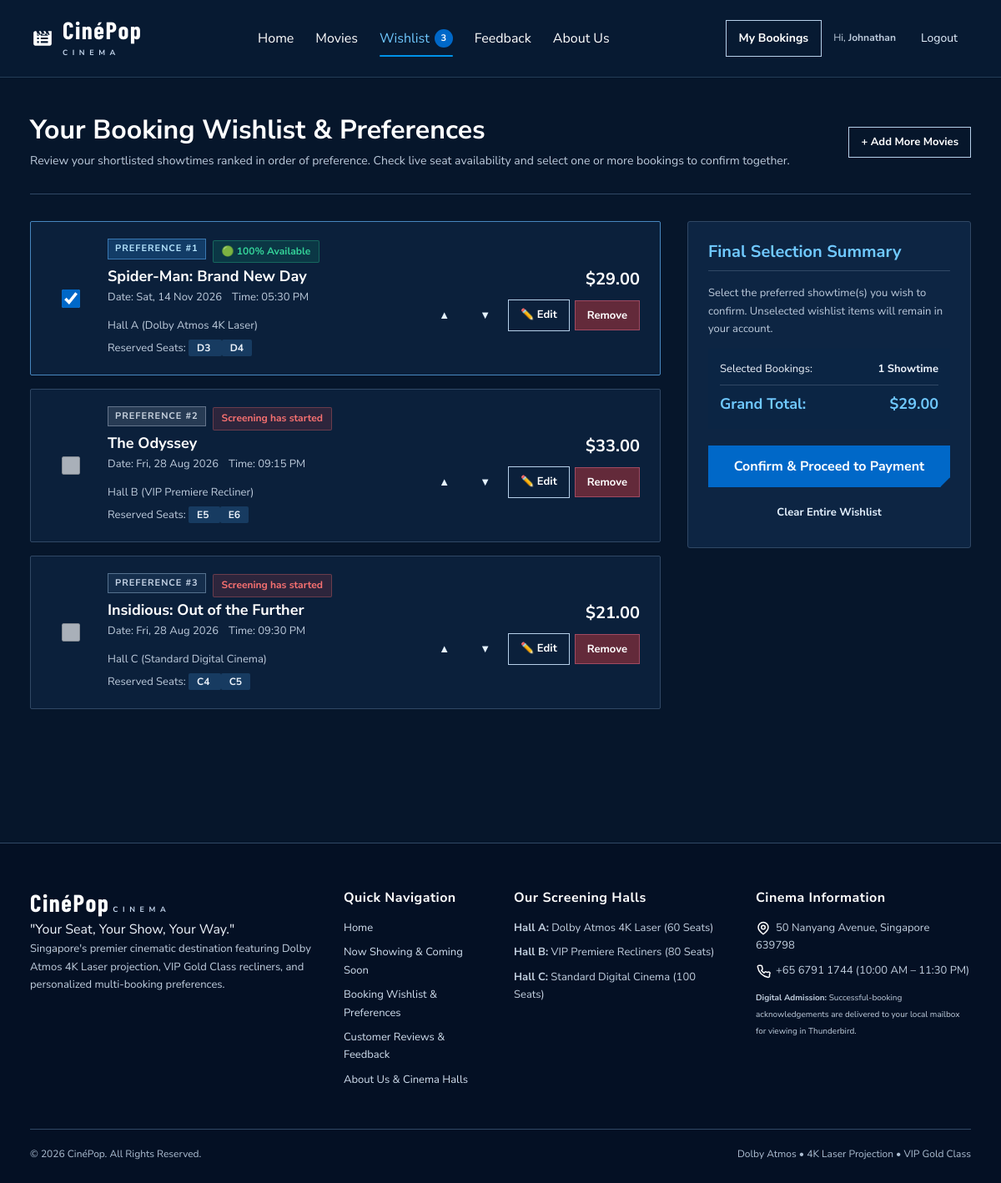
Page /wishlist.php (signed in) on the committed database.
### tables this page shows
CREATE TABLE `screenings` (
  `screening_id` INT AUTO_INCREMENT PRIMARY KEY,
  `movie_id` INT NOT NULL,
  `hall_id` INT NOT NULL,
  `screening_date` DATE NOT NULL,
  `screening_time` TIME NOT NULL,
  CONSTRAINT `fk_screenings_movie` FOREIGN KEY (`movie_id`) REFERENCES `movies` (`movie_id`) ON DELETE CASCADE,
  CONSTRAINT `fk_screenings_hall` FOREIGN KEY (`hall_id`) REFERENCES `halls` (`hall_id`) ON DELETE CASCADE
);

CREATE TABLE `booking_wishlist` (
  `wishlist_id` INT AUTO_INCREMENT PRIMARY KEY,
  `user_id` INT NOT NULL,
  `screening_id` INT NOT NULL,
  `selected_seats` VARCHAR(255) NOT NULL,  
  `preference_rank` INT NOT NULL DEFAULT 1,  
  `estimated_total` DECIMAL(8,2) NOT NULL,
  `added_at` DATETIME DEFAULT CURRENT_TIMESTAMP,
  CONSTRAINT `fk_wishlist_user` FOREIGN KEY (`user_id`) REFERENCES `users` (`user_id`) ON DELETE CASCADE,
  CONSTRAINT `fk_wishlist_screening` FOREIGN KEY (`screening_id`) REFERENCES `screenings` (`screening_id`) ON DELETE CASCADE
);

CREATE TABLE `movies` (
  `movie_id` INT AUTO_INCREMENT PRIMARY KEY,
  `title` VARCHAR(150) NOT NULL,
  `synopsis` TEXT NOT NULL,
  `genre` VARCHAR(100) NOT NULL,
  `duration_minutes` INT NOT NULL,
  `rating` VARCHAR(10) NOT NULL,  
  `director` VARCHAR(100) NOT NULL,
  `cast` VARCHAR(255) NOT NULL,
  `poster_image` VARCHAR(255) NOT NULL,
  `backdrop_image` VARCHAR(255) DEFAULT '',
  `trailer_url` VARCHAR(255) DEFAULT '',
  `status` ENUM('now_showing', 'coming_soon') DEFAULT 'now_showing',
  `release_date` DATE NOT NULL,
  `created_at` DATETIME DEFAULT CURRENT_TIMESTAMP
);

CREATE TABLE `halls` (
  `hall_id` INT AUTO_INCREMENT PRIMARY KEY,
  `hall_name` VARCHAR(50) NOT NULL,
  `experience_type` VARCHAR(50) NOT NULL DEFAULT 'Dolby Atmos',
  `total_rows` INT NOT NULL,
  `seats_per_row` INT NOT NULL,
  `premium_row_start` INT NOT NULL,  
  `standard_price` DECIMAL(6,2) NOT NULL DEFAULT 10.50,
  `premium_price` DECIMAL(6,2) NOT NULL DEFAULT 14.50
);

### includes/auth.php (called while the page is built, shortened)
<?php
function getCurrentUserId() {
    return $_SESSION['user_id'] ?? null;
}
?>

### wishlist.php (the view, shortened to what this page needs)
<?php
require_once __DIR__ . '/includes/db_connect.php';
require_once __DIR__ . '/includes/auth.php';
$userId = getCurrentUserId();
$wSql = "
    SELECT w.wishlist_id, w.selected_seats, w.preference_rank, w.estimated_total, w.added_at,
           s.screening_id, s.screening_date, s.screening_time,
           m.movie_id, m.title AS movie_title, m.rating, m.poster_image,
           h.hall_name, h.experience_type
    FROM booking_wishlist w
    JOIN screenings s ON w.screening_id = s.screening_id
    JOIN movies m ON s.movie_id = m.movie_id
    JOIN halls h ON s.hall_id = h.hall_id
    WHERE w.user_id = ?
    ORDER BY w.preference_rank ASC, w.added_at DESC
";
$wStmt = $conn->prepare($wSql);
$wStmt->bind_param("i", $userId);
$wStmt->execute();
$wishlistItems = $wStmt->get_result();
require_once __DIR__ . '/includes/header.php';
?>
<div class="wishlist-hero">
    <div style="display: flex; justify-content: space-between; align-items: center; flex-wrap: wrap; gap: 16px;">
        <div>
            <h1 style="font-size: 32px; margin-bottom: 6px; color: var(--color-primary-light);">
                Your Booking Wishlist & Preferences
            </h1>
            <p style="color: var(--color-text-muted); font-size: 14px; margin: 0;">
                Review your shortlisted showtimes ranked in order of preference. Check live seat availability and select one or more bookings to confirm together.
            </p>
        </div>
        <a href="movies.php" class="btn btn--outline btn--sm">
            + Add More Movies
        </a>
    </div>
</div>
<?php if ($wishlistItems->num_rows > 0): ?>
    <form method="POST" action="confirmation.php?mode=wishlist" id="wishlistConfirmForm"><?= csrfField() ?>
        <div class="booking-layout">
            <div class="wishlist-cards-list">
                <?php
                $itemIndex = 0;
                while ($item = $wishlistItems->fetch_assoc()):
                    $itemIndex++;
                    $wishlistId = (int)$item['wishlist_id'];
                    $screeningId = (int)$item['screening_id'];
                    $seatsArr = explode(',', $item['selected_seats']);
                    $takenSeats = [];
                    $hasStarted = strtotime($item['screening_date'].' '.$item['screening_time']) <= time();
                    $isFullyAvailable = !$hasStarted && (count($takenSeats) === 0);
                    $isPartiallyAvailable = (count($takenSeats) > 0 && count($takenSeats) < count($seatsArr));
                    $rankClass = ($item['preference_rank'] == 1) ? 'rank-1' : (($item['preference_rank'] == 2) ? 'rank-2' : 'rank-3');
                ?>
                    <div class="wishlist-card <?php echo $isFullyAvailable ? 'is-selected' : ''; ?>" id="card_<?php echo $wishlistId; ?>">
                        <div class="wishlist-checkbox-wrap">
                            <input type="checkbox"
                                   name="selected_wishlist_ids[]"
                                   value="<?php echo $wishlistId; ?>"
                                   class="wishlist-checkbox"
                                   data-price="<?php echo (float)$item['estimated_total']; ?>"
                                   data-available="<?php echo $isFullyAvailable ? '1' : '0'; ?>"
                                   <?php echo ($isFullyAvailable && $itemIndex === 1) ? 'checked' : ($isFullyAvailable ? 'checked' : 'disabled'); ?>>
                        </div>
                        <div>
                            <div style="display: flex; align-items: center; gap: 8px; margin-bottom: 4px;">
                                <span class="wishlist-rank-badge <?php echo $rankClass; ?>">
                                    Preference #<?php echo (int)$item['preference_rank']; ?>
                                </span>
                                <?php if ($isFullyAvailable): ?>
                                    <span class="status-badge status-badge--success">🟢 100% Available</span>
                                <?php elseif ($isPartiallyAvailable): ?>
                                    <span class="status-badge status-badge--warning">🟡 Partially Available (<?php echo implode(', ', $takenSeats); ?> booked)</span>
                                <?php else: ?>
                                    <span class="status-badge status-badge--danger"><?= $hasStarted ? 'Screening has started' : 'Unavailable (Seats taken)' ?></span>
                                <?php endif; ?>
                            </div>
                            <h3 class="wishlist-movie-title">
                                <?php echo htmlspecialchars($item['movie_title']); ?>
                            </h3>
                            <div class="wishlist-meta">
                                <span>Date: <?php echo date('D, d M Y', strtotime($item['screening_date'])); ?></span>
                                <span>Time: <?php echo date('h:i A', strtotime($item['screening_time'])); ?></span>
                                <span><?php echo htmlspecialchars($item['hall_name']); ?> (<?php echo htmlspecialchars($item['experience_type']); ?>)</span>
                            </div>
                            <div style="font-size: 13px; color: var(--color-text-muted);">
                                <span>Reserved Seats: </span>
                                <?php foreach ($seatsArr as $s): ?>
                                    <span class="pill-tag" style="background:#173b61; color:var(--color-primary-light); font-weight:bold;">
                                        <?php echo htmlspecialchars($s); ?>
                                    </span>
                                <?php endforeach; ?>
                            </div>
                        </div>
                        <div class="wishlist-actions">
                            <span class="wishlist-price">$<?php echo number_format($item['estimated_total'], 2); ?></span>
                            <div class="wishlist-btn-row">
                                <button type="submit" form="wishlistAction<?= $wishlistId ?>" name="action" value="move_up" class="btn btn--ghost btn--sm" title="Increase Preference Rank">▲</button>
                                <button type="submit" form="wishlistAction<?= $wishlistId ?>" name="action" value="move_down" class="btn btn--ghost btn--sm" title="Decrease Preference Rank">▼</button>
                                <a href="booking.php?screening_id=<?php echo $screeningId; ?>&wishlist_id=<?= $wishlistId ?>" class="btn btn--outline btn--sm" title="Modify Seats">✏️ Edit</a>
                                <button type="submit" form="wishlistAction<?= $wishlistId ?>" name="action" value="remove" class="btn btn--danger btn--sm" title="Remove">Remove</button>
                            </div>
                        </div>
                    </div>
                <?php endwhile; ?>
            </div>
            <div class="form-card" style="max-width: 100%; margin: 0; padding: 24px; position: sticky; top: 90px;">
                <h3 style="font-size: 20px; color: var(--color-primary-light); margin-bottom: 16px; border-bottom: 1px solid var(--color-border); padding-bottom: 10px;">
                    Final Selection Summary
                </h3>
                <p style="font-size: 13px; color: var(--color-text-muted); margin-bottom: 12px;">
                    Select the preferred showtime(s) you wish to confirm. Unselected wishlist items will remain in your account.
                </p>
                <div style="background: #0b2544; border-radius: var(--radius-sm); padding: 14px; margin-bottom: 20px; font-size: 13px;">
                    <div style="display: flex; justify-content: space-between; margin-bottom: 6px;">
                        <span>Selected Bookings:</span>
                        <strong id="selectedCountDisplay">0</strong>
                    </div>
                    <div style="display: flex; justify-content: space-between; border-top: 1px solid var(--color-border); padding-top: 8px; margin-top: 8px; font-size: 18px; color: var(--color-primary-light);">
                        <strong>Grand Total:</strong>
                        <strong id="selectedGrandTotal" style="font-family: var(--font-heading);">$0.00</strong>
                    </div>
                </div>
                <button type="submit" id="confirmWishlistBtn" class="btn btn--primary btn--block btn--lg" style="margin-bottom: 12px;">
                    Confirm & Proceed to Payment
                </button>
                <button type="submit" form="wishlistClear" name="action" value="clear" class="btn btn--ghost btn--block btn--sm">Clear Entire Wishlist</button>
            </div>
        </div>
    </form>
<?php endif; ?>
<?php
require_once __DIR__ . '/includes/footer.php';
?>

### css/cinema-theme.css (style rules this page uses)
:root { --color-bg-base:#06162b; --color-bg-surface:#0b203b; --color-bg-card:#0d2543; --color-bg-card-hover:#123457; --color-bg-glass:#0d2543; --color-bg-elevated:#173b61; --color-primary:#0068c8; --color-primary-light:#70c9ff; --color-primary-dark:#0054a5; --color-primary-glow:transparent; --color-text-main:#fff; --color-text-body:#edf3fb; --color-text-muted:#bdcbdc; --color-text-dim:#b0c1d5; --color-border:#304865; --color-border-glass:#304865; --color-border-active:#70c9ff; --font-heading:'Nunito Sans',Arial,sans-serif; --font-body:'Nunito Sans',Arial,sans-serif; --radius-sm:0; --radius-md:2px; --radius-lg:4px; --shadow-card:none; --shadow-glow:none; }
html { scroll-behavior:smooth; scrollbar-color:#527598 #06162b; }
body { background:#06162b; font-size:16px; line-height:1.65; overflow-x:clip; }
h1,h2,h3,h4 { letter-spacing:0; line-height:1.2; }
h1 { font-size:clamp(30px,3.2vw,42px); font-weight:800; }
a { text-underline-offset:5px; }
input,select,textarea { caret-color:#0068c8; accent-color:#0068c8; }
.btn { border-radius:0; font-size:15px; min-height:44px; padding:11px 23px; font-weight:700; box-shadow:none; transition:background .18s,color .18s,border-color .18s; }
.btn--primary { background:#0068c8; color:white; border-color:#0068c8; clip-path:polygon(0 0,100% 0,100% calc(100% - 12px),calc(100% - 12px) 100%,0 100%); }
.btn--outline { border-color:#b7d0ea; color:white; background:transparent; }
.btn--ghost { background:transparent; border-color:transparent; color:#e5f2ff; }
.btn--danger { background:#632a3a; color:#fff; border-color:#a04a61; }
.btn--sm { min-height:36px; font-size:13px; padding:7px 14px; }
.btn--lg { min-height:50px; padding:13px 27px; font-size:16px; }
.pill-tag { border-radius:2px; background:#173b61; }
.form-card { background:#0d2543; border:1px solid #304865; border-radius:3px; box-shadow:none; }
.status-badge { border-radius:2px; }
.wishlist-hero { background:none; border:0; border-bottom:1px solid #304865; padding:0 0 28px; border-radius:0; }
.wishlist-hero h1 { color:#fff !important; }
.wishlist-card { border-radius:2px; background:#0b203b; box-shadow:none; }
.wishlist-card.is-selected { box-shadow:none; border-color:#4787bf; }
.wishlist-price { color:#fff; font-family:var(--font-body); }
.rank-1 { color:#b7e6ff; background:#123c67; border-color:#3977b0; }
.rank-3 { color:#c7d5e7; background:#152e4c; border-color:#55718e; }
.pill-tag[style*="background"] { color:#edf3fb !important; }

### rows in the picture
booking_wishlist: preference_rank "1", shows "🟢 100% Available", movies.title "Spider-Man: Brand New Day", screening.screening_date "Sat, 14 Nov 2026", screening.screening_time "05:30 PM", halls.hall_name "Hall A", halls.experience_type "Dolby Atmos 4K Laser", selected_seats "D3", selected_seats "D4", estimated_total "29.00"
screenings: screening_time "☑"
booking_wishlist: preference_rank "2", shows "Screening has started", movies.title "The Odyssey", screening.screening_date "Fri, 28 Aug 2026", screening.screening_time "09:15 PM", halls.hall_name "Hall B", halls.experience_type "VIP Premiere Recliner", selected_seats "E5", selected_seats "E6", estimated_total "33.00"
booking_wishlist: preference_rank "3", shows "Screening has started", movies.title "Insidious: Out of the Further", screening.screening_date "Fri, 28 Aug 2026", screening.screening_time "09:30 PM", halls.hall_name "Hall C", halls.experience_type "Standard Digital Cinema", selected_seats "C4", selected_seats "C5", estimated_total "21.00"

### other values in the picture
$wishlistCount "3"
explode(' ', getCurrentUserName())[0] "Johnathan"
